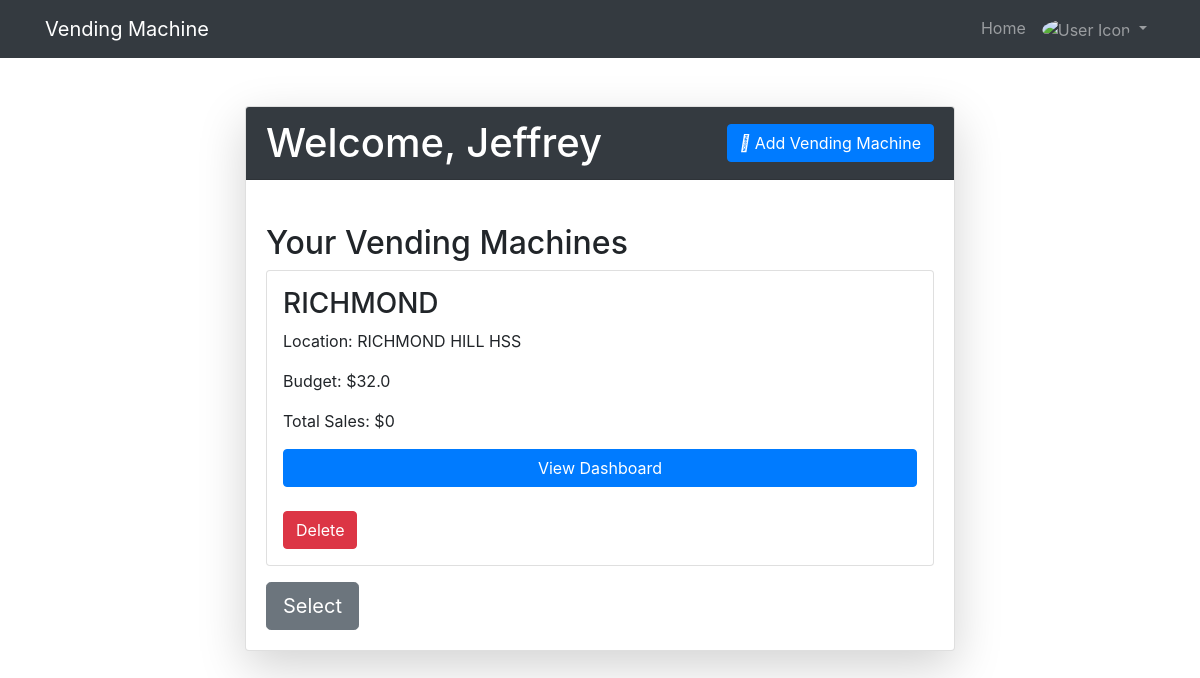
Page / (signed in) on the earlier database version.
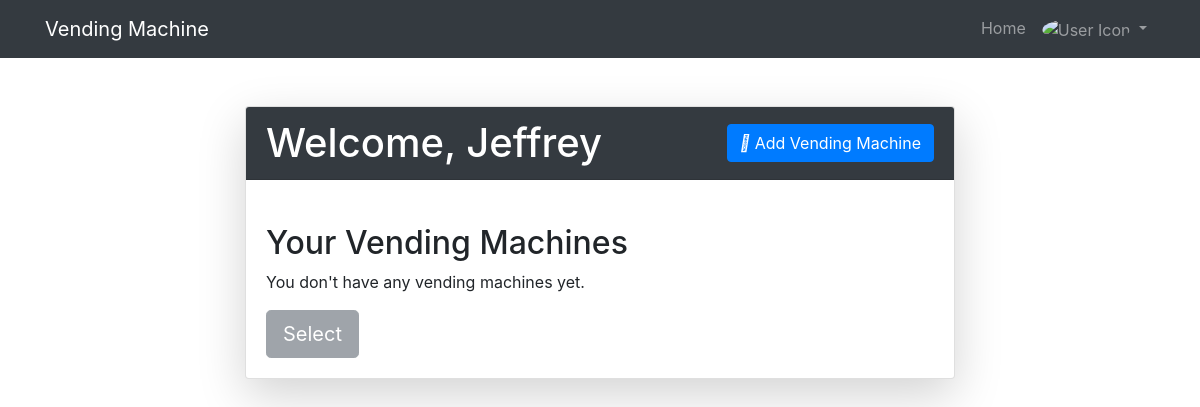
Same page on the later database version.
### website/models.py (models this page shows, shortened)
class User(db.Model, UserMixin):
    id = db.Column(db.Integer, primary_key=True)
    firstName = db.Column(db.String(80), unique=True, nullable=False)
    email = db.Column(db.String(80), unique=True, nullable=False)
    password = db.Column(db.String(40), nullable=False)
    vending_machines = db.relationship("VendingMachine", backref='owner', lazy=True)

class VendingMachine(db.Model):
    id = db.Column(db.Integer, primary_key=True)
    machine_name = db.Column(db.String(80), nullable=False)
    location = db.Column(db.String(100), nullable=True)
    date = db.Column(db.Date, nullable=True)
    budget = db.Column(db.Float, nullable=False)
    total_sales = db.Column(db.Float, default=0.0, nullable=False)
    user_id = db.Column(db.Integer, db.ForeignKey('user.id'), nullable=False)
    notes = db.relationship('Note', backref='vending_machine', lazy=True)
    transactions = db.relationship('Transaction', backref='vending_machine', lazy=True)
    def calculate_total_sales(self):
        return sum(tr.amount for tr in self.transactions)

### website/views.py (the view)
@views.route('/', methods=['GET', 'POST'])
@login_required
def home():
    user_vending_machine = VendingMachine.query.filter_by(user_id=current_user.id).all()
    return render_template("home.html", user=current_user, vending_machines=user_vending_machine)

### website/__init__.py (called while the page is built)
def create_app():
    app = Flask(__name__)
    app.config['SECRET_KEY'] = SECRET_KEY
    app.config['SQLALCHEMY_DATABASE_URI'] = f'sqlite:///{os.path.join(app.root_path, DB_NAME)}'
    db.init_app(app)
    from .views import views
    from .auth import auth
    from .vending_Machine import vending_machine
    app.register_blueprint(views, url_prefix='/')
    app.register_blueprint(auth, url_prefix='/')
    app.register_blueprint(vending_machine, url_prefix='/')
    from .models import User, Note, VendingMachine
    create_database(app)
    login_manager = LoginManager()
    login_manager.login_view = 'auth.login'
    login_manager.init_app(app)
    @login_manager.user_loader
    def load_user(id):
        return User.query.get(int(id))
    return app

### website/templates/home.html (shortened to what this page needs)
{% extends "base.html" %}
{% block content %}
<div class="container mt-5">
  <div class="row justify-content-center">
    <div class="col-md-8">
      <div class="card shadow-lg rounded">
        <div class="card-header bg-dark text-white d-flex justify-content-between align-items-center">
          <h1 class="mb-0">Welcome, {{ current_user.firstName }}</h1>
          <button type="button" class="btn btn-primary" data-toggle="modal" data-target="#addMachineModal">
            <i class="fas fa-plus"></i> Add Vending Machine
          </button>
        </div>
        <div class="card-body">
          <h2 class="mt-4">Your Vending Machines</h2>
          <div class="vending-machine-list">
            {% if user.vending_machines %}
              {% for machine in user.vending_machines %}
                <div class="vending-machine card mb-3 p-3">
                  <h3>{{ machine.machine_name }}</h3>
                  <p>Location: {{ machine.location }}</p>
                  <p>Budget: ${{ machine.budget }}</p>
                  <p>Total Sales: ${{ machine.calculate_total_sales() }}</p>
                  <a href="{{ url_for('vending_machine.vending_machine_dashboard', machine_id=machine.id) }}" class="btn btn-primary">View Dashboard</a>
                  <form method="POST" action="{{ url_for('views.delete_vending_machine', vending_machine_id=machine.id) }}" class="delete-form mt-4">
                    <button type="submit" class="btn btn-danger">Delete</button>
                  </form>
                </div>
              {% endfor %}
            {% else %}
              <p>You don't have any vending machines yet.</p>
            {% endif %}
          </div>
          <button class="btn btn-secondary btn-select btn-lg" {% if not user.vending_machines %}disabled{% endif %}>Select</button>
        </div>
      </div>
    </div>
  </div>
</div>
{% endblock %}

### website/templates/base.html (shortened to what this page needs)
<!DOCTYPE html>
<html lang="en">
<head>
    <link rel="stylesheet" href="https://stackpath.bootstrapcdn.com/bootstrap/4.4.1/css/bootstrap.min.css">
    <link rel="stylesheet" href="https://stackpath.bootstrapcdn.com/font-awesome/4.7.0/css/font-awesome.min.css">
</head>
<body>
    <nav class="navbar navbar-expand-lg navbar-dark bg-dark">
        <div class="container">
            <a class="navbar-brand" href="/">Vending Machine</a>
            <div class="collapse navbar-collapse" id="navbar">
                <ul class="navbar-nav ml-auto">
                    {% if user.is_authenticated %}
                    <li class="nav-item">
                        <a class="nav-link" href="/">Home</a>
                    </li>
                    <li class="nav-item dropdown">
                        <a class="nav-link dropdown-toggle" href="#" id="userDropdown" role="button" data-toggle="dropdown" aria-haspopup="true" aria-expanded="false">
                            <img src="icon.png" alt="User Icon" width="30" class="rounded-circle"> {{ user.name }}
                        </a>
                    </li>
                    {% endif %}
                </ul>
            </div>
        </div>
    </nav>
    <div class="container mt-4">
        {% block content %}
        {% endblock %}
    </div>
</body>
</html>

Differences in the rows shown:
removed VendingMachine: machine_name "RICHMOND", location "RICHMOND HILL HSS", budget "32.0", calculate_total_sales "0"
Other differences:
text now shown: "You don't have any vending machines yet."
